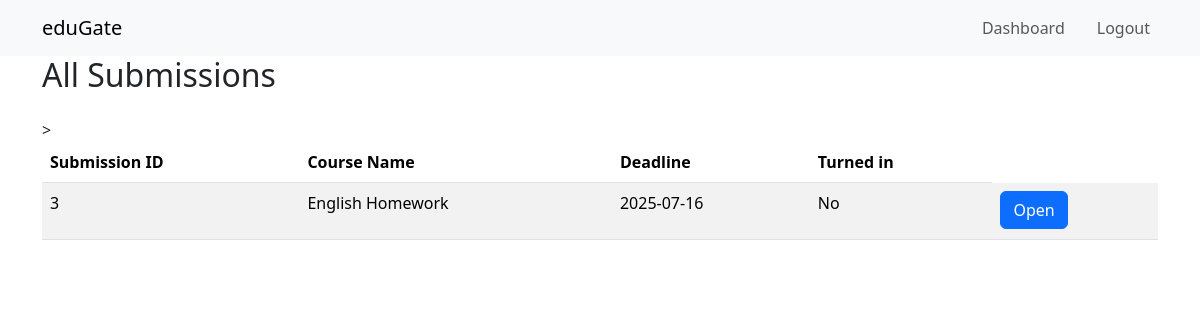
Page /submissions (signed in) on the committed database.
### main.py (models this page shows)
class Submission(db.Model):
    __tablename__ = 'submission'
    id = db.Column(db.Integer, primary_key = True)
    created_at = db.Column(db.DateTime)
    score =  db.Column(db.Float)
    deadline = db.Column(db.DateTime)
    course_name = db.Column(db.String(50), nullable=False)
    student_ID = db.Column(db.Integer, db.ForeignKey('student.id'))
    admin_ID = db.Column(db.Integer, db.ForeignKey('admin.id'))
    documents = db.relationship('Document', secondary='submissionDocument')

### main.py (the view)
@app.route("/submissions", methods=['GET','POST'])
@login_required
def submissions_page():
    if request.method =="GET":
        student = current_user
        student_id = student.id
        if student_id:
            submissions = db.session.query(Submission).filter(Submission.student_ID == student_id).all()
        else:
            submissions = db.session.query(Submission).all()
        return render_template("studentsubpage.html", submissions=submissions)
    if request.method == 'POST':
        return None
    else:
        return render_template("studentsubpage.html", submissions=[])

### main.py (called while the page is built)
@login_manager.user_loader
def load_user(user_key):
    if not user_key:
        return None
    user_type, user_id = user_key.split(":")
    if user_type == "student":
        return Student.query.get(int(user_id))
    elif user_type == "admin":
        return Admin.query.get(int(user_id))
    return None

    def get_id(self):
        return f"admin:{self.id}"

### templates/studentsubpage.html (shortened to what this page needs)
<!doctype html>
<html lang="en">
  <head>
    <link href="https://cdn.jsdelivr.net/npm/bootstrap@5.3.5/dist/css/bootstrap.min.css" rel="stylesheet">
    <link rel="stylesheet" href="/static/styles.css">
  </head>
    {% include 'navbar.html' %}
    <div class="container">
        <h2 class="mb-4">All Submissions</h2>
        {% if submissions %}
          <div class="table-responsive">
            <table class="table table-striped">
              <thead>
                <tr>
                  <th>Submission ID</th>
                  <th>Course Name</th>
                  <th>Deadline</th>
                  <th>Turned in</th>
                </tr>
              </thead>
              <tbody>
                {% for sub in submissions %}
                  <tr>
                    <td>{{ sub.id}}</td>
                    <td>{{ sub.course_name }}</td>
                    <td> {{ sub.created_at.strftime('%Y-%m-%d') }} </td>
                    <td>
                         {% if sub.documents|length >= 1 %}
                          <p>Yes</p>
                         {% else %}
                          <p>No</p>
                        {% endif %}
                    </td>>
                    <td><a href ="submissions/{{ sub.id }}" class="btn btn-primary">Open</button></td>
                  </tr>
                {% endfor %}
              </tbody>
            </table>
          </div>
        {% else %}
          <p>No submissions found.</p>
        {% endif %}
      </div>
    </body>
    </html>

### rows in the picture
Submission: id "3", course_name "English Homework", created_at "2025-07-16"
